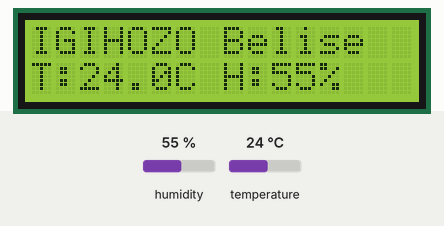
A sketch run on a simulated Arduino Uno, built with avr-gcc and run on an emulated ATmega328P. Parts: 16×2 character LCD. The inputs (shaded band) are chosen by the test bench; at power-on: humidity 55 %, temperature 24 °C. What the sketch prints to the serial monitor is not drawn.

Above: at 2.6 s.
2.7 s: humidity set to 22 %
At 6.9 s:
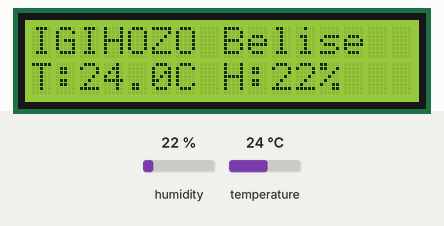
8.0 s: temperature set to 12 °C
At 11.1 s:
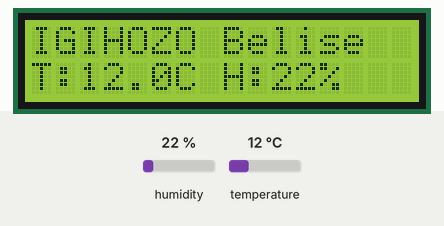
13.3 s: humidity set to 40 %
At 15.4 s:
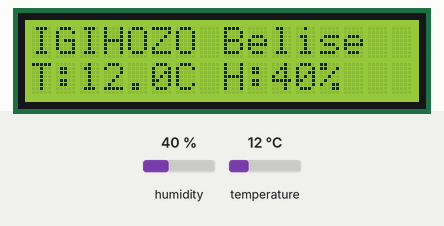
18.6 s: temperature set to 19 °C
At 22.7 s:
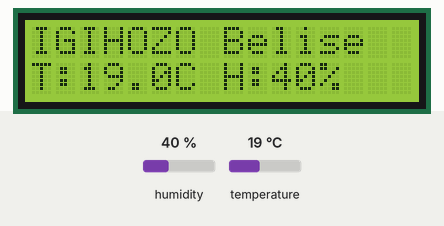
Timing chart, 0 to 24.2 s (numbered marks = the images above; inputs shaded):
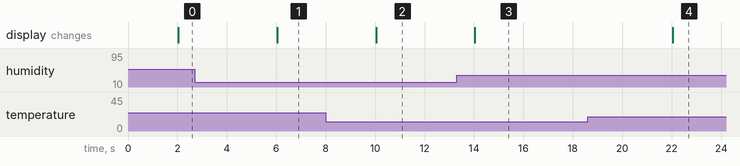

Measured:
- after the input at 2.7 s, the display: changes after 3.3 s (image 1)
- after the input at 8.0 s, the display: changes after 2.0 s (image 2)
- after the input at 13.3 s, the display: changes after 0.74 s (image 3)
- after the input at 18.6 s, the display: changes after 3.4 s (image 4)

The sketch:

Mqtt_monitoring_exam.ino
```cpp
#include <Wire.h>
#include <LiquidCrystal_I2C.h>
#include <DHT.h>


LiquidCrystal_I2C lcd(0x27, 16, 2);


#define DHTPIN 2
#define DHTTYPE DHT11
DHT dht(DHTPIN, DHTTYPE);


String candidateName = "IGIHOZO Belise";


int scrollIndex = 0;
int nameLength = 0;
unsigned long previousMillis = 0;
const long interval = 2000;

void setup() {
  Serial.begin(9600);

  lcd.init();
  lcd.backlight();
  lcd.clear();

  dht.begin();
  pinMode(DHTPIN, INPUT_PULLUP);

  nameLength = candidateName.length();


  lcd.setCursor(0, 0);
  if (nameLength <= 16) {
    lcd.print(candidateName);
  } else {
    lcd.print(candidateName.substring(0, 16));
  }
}

void loop() {
  unsigned long currentMillis = millis();

  if (currentMillis - previousMillis >= interval) {
    previousMillis = currentMillis;


    float humidity = dht.readHumidity();
    float temperatureC = dht.readTemperature();

    if (isnan(humidity) || isnan(temperatureC)) {
      Serial.println("Sensor Error!");
      lcd.setCursor(0, 1);
      lcd.print("Sensor Error!   ");
      return;
    }


    lcd.setCursor(0, 1);
    lcd.print("T:");
    lcd.print(temperatureC, 1);
    lcd.print("C H:");
    lcd.print(humidity, 0);
    lcd.print("%   ");


    if (nameLength > 16) {
      String displayText = candidateName + "    ";
      lcd.setCursor(0, 0);
      lcd.print(displayText.substring(scrollIndex, scrollIndex + 16));

      scrollIndex++;
      if (scrollIndex > nameLength) {
        scrollIndex = 0;
      }
    }


    Serial.print("TEMP:");
    Serial.print(temperatureC);
    Serial.print(",HUM:");
    Serial.println(humidity);
  }
}
```
